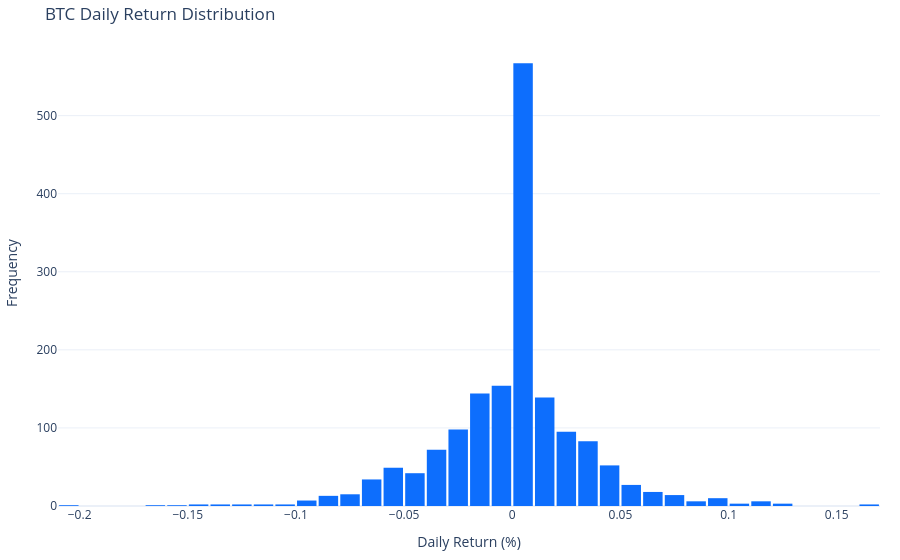

Notebook code for this chart:
### Code cell
def plot_return_distribution(df, symbol):
    """
    Generates a Histogram of percentage returns for a specific asset.
    Args:
        df: Pandas DataFrame containing ['Datetime', 'Symbol', 'CurrentPrice']
        symbol: String (e.g., 'BTC', 'ETH')
    """
    # 1. Validation
    if df is None or df.empty:
        return _empty_plot("No Data Available")

    # 2. Filter for specific asset
    # We use .copy() to ensure we don't modify the original dataframe slice
    asset_df = df[df['Symbol'] == symbol].copy()
    
    if asset_df.empty:
        return _empty_plot(f"No Data found for {symbol}")

    # 3. Calculate Returns
    # Sorting is crucial for pct_change to work chronologically
    asset_df = asset_df.sort_values("Datetime")
    asset_df['Return'] = asset_df['CurrentPrice'].pct_change() * 100
    
    # Drop the first row (NaN) created by pct_change
    asset_df = asset_df.dropna()

    # 4. Generate Plot
    fig = px.histogram(
        asset_df, 
        x="Return", 
        nbins=50,
        title=f"{symbol} Daily Return Distribution",
        template="plotly_white",
        color_discrete_sequence=["#0d6efd"] # Bootstrap Blue to match theme
    )

    # 5. Styling
    fig.update_layout(
        xaxis_title="Daily Return (%)",
        yaxis_title="Frequency",
        margin=dict(l=20, r=20, t=40, b=20),
        bargap=0.1, # Gap between bars
        hovermode="x"
    )
    
    return fig

plot_return_distribution(df, "BTC")

### Figure 1 — Plotly figure (JSON) as saved in the notebook; plotly's stock layout.template omitted (floating-point values rounded to 4 significant figures; data arrays with more than 128 entries replaced by an {"elided": "..."} marker saying what was removed)
{"data": [{"bingroup": "x", "hovertemplate": "Return=%{x}<br>count=%{y}<extra></extra>", "legendgroup": "", "marker": {"color": "#0d6efd", "pattern": {"shape": ""}}, "name": "", "nbinsx": 50, "orientation": "v", "showlegend": false, "type": "histogram", "x": {"elided": "1666 float values"}, "xaxis": "x", "yaxis": "y"}], "layout": {"bargap": 0.1, "barmode": "relative", "hovermode": "x", "legend": {"tracegroupgap": 0}, "margin": {"b": 20, "l": 20, "r": 20, "t": 40}, "title": {"text": "BTC Daily Return Distribution"}, "xaxis": {"anchor": "y", "domain": [0, 1], "title": {"text": "Daily Return (%)"}}, "yaxis": {"anchor": "x", "domain": [0, 1], "title": {"text": "Frequency"}}}}
